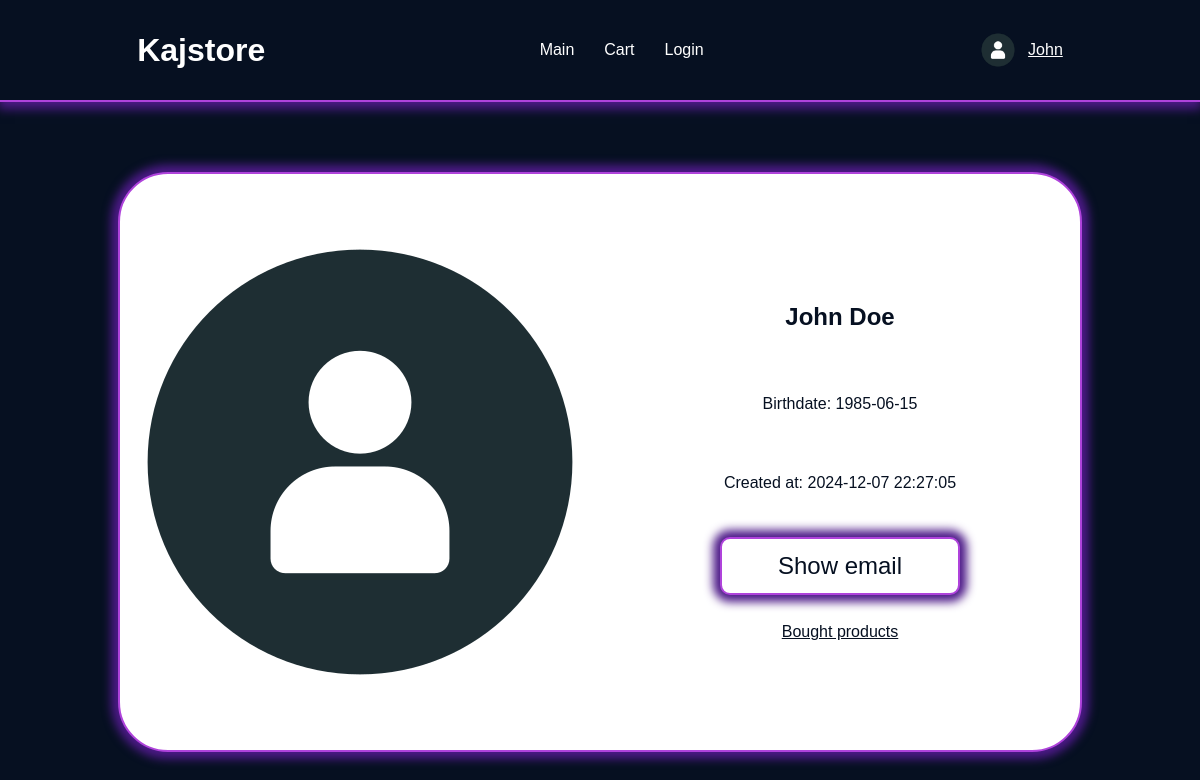
The page /php/user.php?user_id=1 (signed in) on the database its author committed.
### tables this page shows
CREATE TABLE users(
	id_user int PRIMARY KEY AUTO_INCREMENT NOT null,
    first_name varchar(100),
    last_name varchar(100),
    password_user TEXT,
    email varchar(200),
    birthdate date,
    photo_path TEXT DEFAULT "default.png",
    created_at TIMESTAMP DEFAULT CURRENT_TIMESTAMP,
    is_admin TINYINT(1) DEFAULT 0
    );

### php/user.php (the view, shortened to what this page needs)
<?php
    $servername = "localhost";
    $username = "root";
    $password = "";
    $db_name = "kajstore";
    $conn = new mysqli($servername, $username, $password, $db_name);
?>
<!DOCTYPE html>
<html lang="en">
<head>
    <link rel="stylesheet" href="../css/main.css">
    <link rel="stylesheet" href="../css/user_info.css">
    <link rel="stylesheet" href="../css/variables.css">
    <link rel="stylesheet" href="../responsive/main.css">
    <link rel="stylesheet" href="../responsive/user.css">
</head>
<body>
    <header>
        <a class="title" href="../index.php"><h1 class="title">Kajstore</h1></a>
        <nav class="nav-header">
            <a href="../index.php">Main</a>
            <a href="../php/cart.php">Cart</a>
            <a href="./login.php">Login</a>
        </nav>
        <div class="user">
        <?php
            if($_SESSION["logged_in"]){
            $sql = "SELECT photo_path FROM users WHERE id_user = ". $_SESSION["id_user"].";";
            $result = $conn->query($sql);
            if($result->num_rows > 0){
                while($row = $result->fetch_assoc()){
                    $photo_path = $row["photo_path"];
                }
            }
            echo "<img src='../media/$photo_path' class='user_image'>";
            echo "<a href = './user.php?user_id=". $_SESSION['id_user']."'>";
            echo $_SESSION["first_name"];
            echo "</a>";
            }
        ?>
        </div>
    </header>
    <main>
        <?php
        $id_user = $_GET["user_id"];
        $sqluser = "SELECT first_name, last_name, birthdate, photo_path, is_admin, email, created_at FROM `users` WHERE id_user = $id_user;";
        $result = $conn->query($sqluser);
        if($result->num_rows > 0){
            while($row = $result->fetch_assoc()){
                $first_name = $row["first_name"];
                $last_name = $row["last_name"];
                $birthdate = $row["birthdate"];
                $photo_path = $row["photo_path"];
                $created_at = $row["created_at"];
                echo "<div class='user_info'>";
                echo "<div class='left_user_info'>";
                echo "<img src='../media/$photo_path' class='user_info_image'>";
                echo "</div>";
                echo "<div class='right_user_info'>";
                echo "<h2>$first_name $last_name</h2>";
                echo "<p>Birthdate: $birthdate</p>";
                echo "<p>Created at: $created_at</p>";
                echo "<button onclick='showemail()'>Show email</button>";
                echo "<a href='bought_products.php?user_id=$id_user'>Bought products</a>";
                echo "</div>";
                echo "</div>";
            }
        }
        ?>
    </main>
</body>
</html>

### css/main.css (style rules this page uses)
* { font-family: Arial, "Helvetica Neue", Helvetica, sans-serif; color: white; }
body { margin: 0px; padding: 0px; width: 100vw; height: 100vh; background-color: var(--background); overflow: hidden; }
header { width: 100%; height: 10%; background-color: var(--background); display: flex; justify-content: space-around; align-items: center; flex-direction: row; color: var(--text); box-shadow: 0px 5px 10px 2px var(--secondary); border-bottom: 2px solid var(--accent); }
.nav-header { display: flex; flex-direction: row; gap: 30px; }
.nav-header a { color: var(--text); transition: all 0.4s; text-decoration: none; }
.title { color: var(--text); text-decoration: none; }
header { position: relative; height: 100px; }
.user { height: 40%; width: max-content; display: flex; align-items: center; justify-content: center; }
.user_image { height: 100%; max-height: 40px; margin-right: 10px; }

### css/user_info.css (style rules this page uses)
main { height: 90%; display: flex; justify-content: center; align-items: center; }
.user_info { width: 80%; height: 80%; background-color: var(--text); display: flex; flex-direction: row; border-radius: 50px; border: 2px solid var(--accent); box-shadow: 0px 0px 10px 7px var(--secondary); transition: all 0.2s; }
.left_user_info { width: 50%; height: 100%; display: flex; justify-content: center; align-items: center; }
.right_user_info { width: 50%; height: 100%; gap: 5%; display: flex; justify-content: center; align-items: center; flex-direction: column; }
.right_user_info button { width: 50%; height: 10%; background-color: var(--text); color: var(--background); border: 2px solid var(--accent); box-shadow: 0px 0px 10px 7px var(--secondary); transition: all 0.2s; border-radius: 10px; font-size: 1.5em; cursor: pointer; }
.right_user_info p, .right_user_info h2, .right_user_info button, .right_user_info a { color: var(--background); }

### css/variables.css (style rules this page uses)
:root { --text: #ffffff; --background: #061021; --primary: #dd81f6; --secondary: #4d1a88; --accent: #af43db; }

### rows shown on the page
users: photo_path (placeholder picture), first_name "John", last_name "Doe", birthdate "1985-06-15", created_at "2024-12-07 22:27:05"

### other values the page prints
$_SESSION["first_name"] "John"
